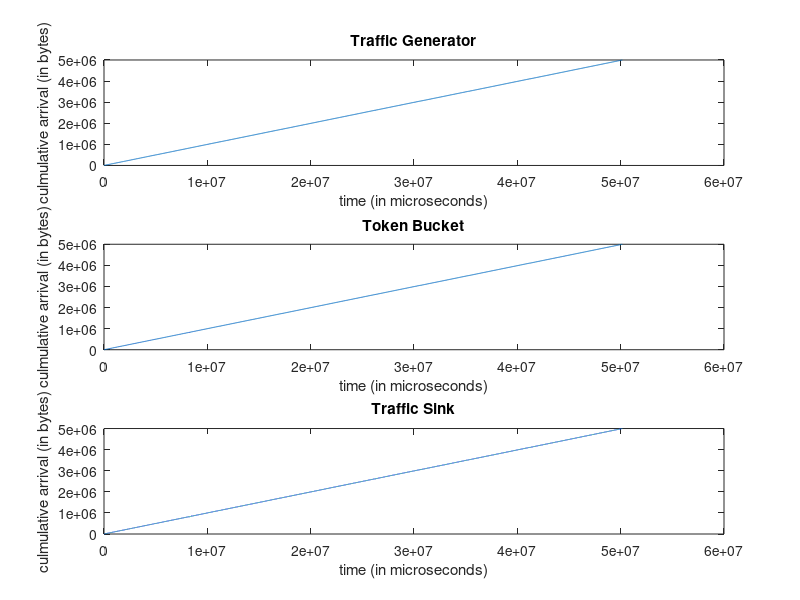
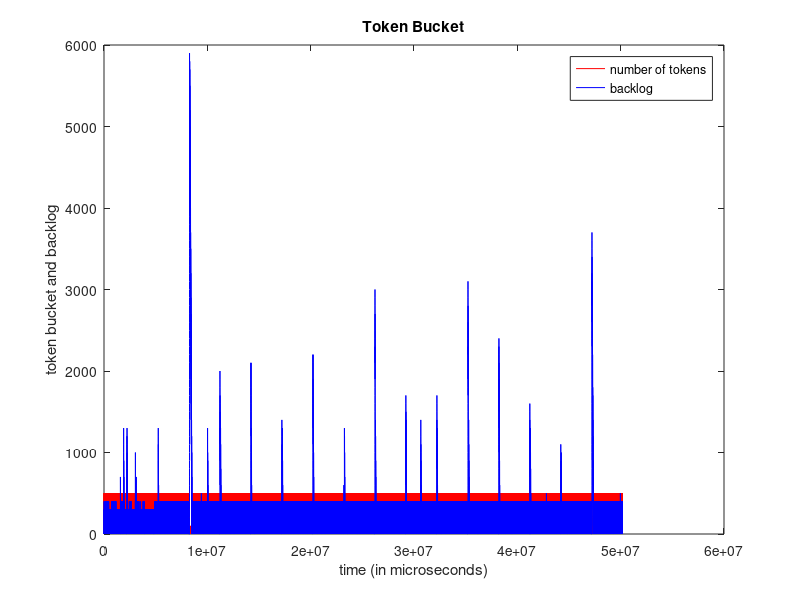
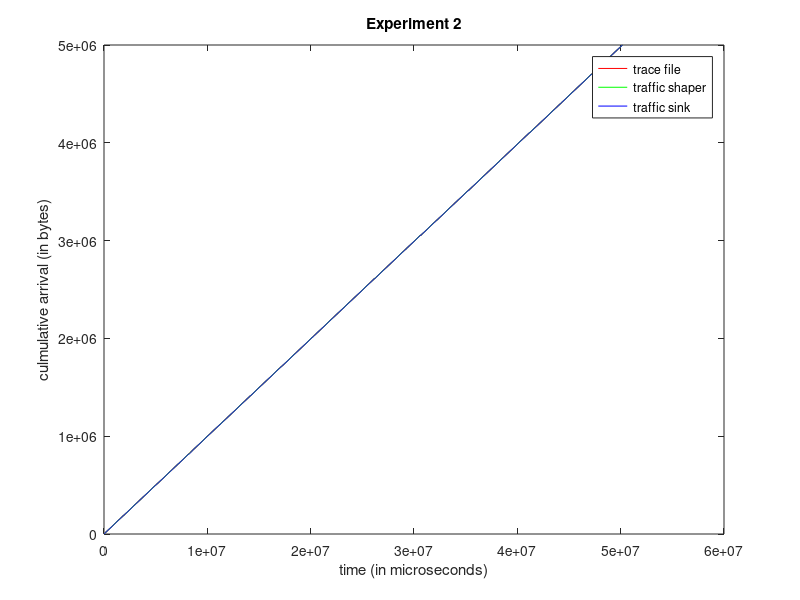

These figures' MATLAB source, in order:
clc;clear all;
%%%%%%%%%%%%%%%%%%%%%%%%%%%%%%%%%%%%%%%%%%%%%%%%%%%%%%%%%%%%%%%%%%%
%Reading data from a file
%Note that time is in micro seconds and packetsize is in Bytes
%%%%%%%%%%%%%%%%%%%%%%%%%%%%%%%%%%%%%%%%%%%%%%%%%%%%%%%%%%%%%%%%%%%


%trace file
[packet_no_p, time_p, packetsize_p] = textread('output_gen_exp2.txt', '%f %f %f');

figure(1);
time_array = zeros(1,50000);
cumulative_arrival = zeros(1,50000);

time_array(1) = time_p(1);
cumulative_arrival(1) = packetsize_p(1);
i=2
while i<=50000
    time_array(i) = time_array(i-1) + time_p(i);
    cumulative_arrival(i) = cumulative_arrival(i-1) + packetsize_p(i);
    i=i+1;
end
    
subplot(3,1,1);
plot(time_array,cumulative_arrival);
title('Traffic Generator');
xlabel('time (in microseconds)');
ylabel('culmulative arrival (in bytes)');



%token bucket output
[arrival_time, packetsize_p2, back_log, num_of_tokens] = textread('output_bucket_exp2.txt', '%f %f %f %f');
time_array2 = zeros(1,50000);
cumulative_arrival2 = zeros(1,50000);

time_array2(1) = arrival_time(1);
cumulative_arrival2(1) = packetsize_p2(1);
i=2
while i<=50000
    time_array2(i) = time_array2(i-1) + arrival_time(i);
    cumulative_arrival2(i) = cumulative_arrival2(i-1) + packetsize_p2(i);
    i=i+1;
end

subplot(3,1,2);
plot(time_array2,cumulative_arrival2);
title('Token Bucket');
xlabel('time (in microseconds)');
ylabel('culmulative arrival (in bytes)');


%sink output
[packet_no_p3, packetsize_p3, arrival_time] = textread('output_sink_exp2.txt', '%f %f %f');
time_array3 = zeros(1,50000);
cumulative_arrival3 = zeros(1,50000);

time_array3(1) = arrival_time(1);
cumulative_arrival3(1) = packetsize_p3(1);
i=2
while i<=50000
    time_array3(i) = time_array3(i-1) + arrival_time(i);
    cumulative_arrival3(i) = cumulative_arrival3(i-1) + packetsize_p3(i);
    i=i+1;
end

subplot(3,1,3);
plot(time_array3,cumulative_arrival3);
title('Traffic Sink');
xlabel('time (in microseconds)');
ylabel('culmulative arrival (in bytes)');


%second plot that shows the content of the token bucket and the backlog
%in the buffer as a function of time
figure(2);
subplot(1,1,1);
num_of_tokens_to_plot = zeros(1,50000);
back_log_to_plot = zeros(1,50000);
i=1;
while i<=50000
    num_of_tokens_to_plot(i) = num_of_tokens(i);
    back_log_to_plot(i) = back_log(i);
    i=i+1;
end
axis([1 50000 -100 1000])
h1 = plot(time_array2,num_of_tokens_to_plot, 'r',time_array2, back_log_to_plot,'b')
hold on
hkeg1= legend(h1,'number of tokens','backlog');


title('Token Bucket');
xlabel('time (in microseconds)');
ylabel('token bucket and backlog');

figure(3);
h2 = plot(time_array,cumulative_arrival, 'r', time_array2,cumulative_arrival2, 'g', time_array3,cumulative_arrival3, 'b' );
hold on
hkeg2 = legend(h2, 'trace file', 'traffic shaper', 'traffic sink');
title('Experiment 2');
xlabel('time (in microseconds)');
ylabel('culmulative arrival (in bytes)');


